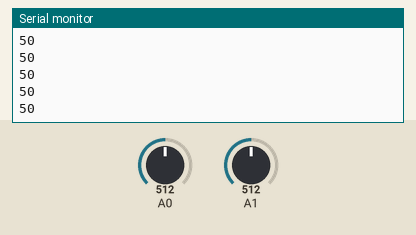
Bench run of a sketch on a simulated Arduino Uno, built with avr-gcc and run on an emulated ATmega328P. On the bench: the last lines printed to the serial monitor. Inputs (shaded band) come from the test bench; at power-on: A1 = 512, A0 = 512.

Above: at 1.2 s.
1.3 s: A1 set to 716
At 2.3 s:
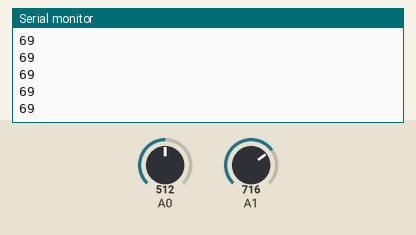
2.8 s: A1 set to 900
At 3.3 s:
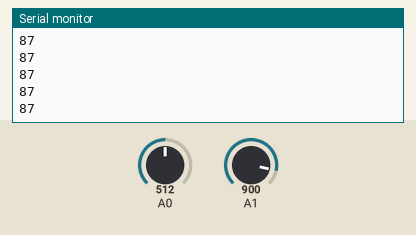
Timing chart, 0 to 5.8 s (numbered marks = the images above; inputs shaded):
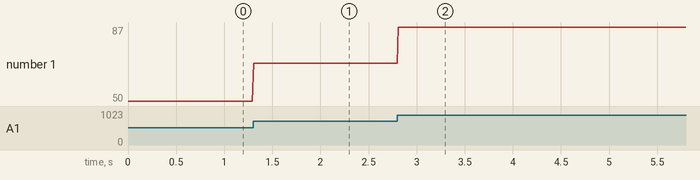

The sketch:

Eyeball.ino
```cpp
// (licence header left out)
// I'm too lazy to make my own servo drivers so we will use Arduino's
#include <Servo.h>

#pragma region MonolithicEyeballAbstraction

#pragma region CoreEyeballStruct

// Says whether or not out program should be running
bool IsRunning = true;

// An Abstraction for getting input that the eye can use
struct _AnalogEyeInput
{
  int8_t horizontalInput, blinkInput; // Has to range from -100% to 100%

  void (*inputRefreshMethod)(struct _AnalogEyeInput *); // A function pointer to a updater

  // Converts raw input values to horizontal eye values
  int8_t GetLookingHorizontalAmount() {
    return map(horizontalInput, -100, 100, -60, 60);
  }

  /*
    Converts raw input values to blink strength
    P.S. ignore that 0 is closed and 100 is wide open,
      That's a feature not a bug ;)
  */
  uint8_t GetBlinkStrength() {
    return ((uint16_t)blinkInput + 100) / 2.f;
  }
};

// Lets make this a type defination because a void (*)(struct _AnalogEyeInput *) type gets old to type
typedef void (*AnalogMethod)(struct _AnalogEyeInput *);

/*
  An nice little abstraction for the eyeball (you can load multiple if you want)
  Too bad that will never happen >:)
*/
struct _EyeBall {

  // Added _AnalogEyeInput via composition
  struct _AnalogEyeInput input;

  // Holds the servos
  Servo blinkServo;
  Servo horizontalServo;

  // 0% = Fully Closed | 100% = Wide Open
  void BlinkAmount(uint8_t blinkStrength) {
    // Convert blink strength to an angle
    int angle = map((blinkStrength+1.f/2)*10, 0, 1000, 0, 130);
    blinkServo.write(angle);
  }

  // -60 = looking fully left | 0 = looking forward | 60 = fully right
  void LookHorizontal(int8_t amount) {

    // Enforces range by truncation
    amount = amount <= -60 ? -60 : amount;
    amount = amount >= 60 ? 60 : amount;

    // Converts the horzontal amount to a nice little angle
    // Also those numbers are specific to my build so it doesn't break
    int angle = map(amount, -60, 60, 15, 70);
    horizontalServo.write(angle);
  }

  // Closes and straightens the eye so the eyelids and eyeball can be removed
  void EjectEye(void) {
    // Reset the eye, but this also ends the program so this will happen twice lol
    blinkServo.write(0);
    LookHorizontal(0);

    // Terminates program, hit the reset button on board to well
    // Reset....
    IsRunning = false;
  }

  // Gets the input then sets the eye to use it so easy peesy lemon squeese
  void SetBasedOnInput(void) {
    // Refreshes it
    input.inputRefreshMethod(&input);

    // Moves eye
    BlinkAmount(input.GetBlinkStrength());
    Serial.println(input.GetBlinkStrength());
    LookHorizontal(input.GetLookingHorizontalAmount());
  }

  // A crappy auto blink implementation I made, I'd go for a interpreter appoarch if I had more time
  void AutoBlink(void) {
    // To be far idk if all eyes would be syncronized here and yes I know I made a spelling mistake
    // that was on purpose
    static uint32_t clockBlink = 0; /*
      We need a seperate variable to hold the time for the blink because if we use millis and stop,
      when we resume the eye jumps which looks bad and best and could damage at worst
    */

    // These two variables are used to calculate delta-time so we can accurately update our blink clock
    static uint32_t lastTime = 0;
    uint32_t currentTime = millis();

    // We just set the blink amount to be based of a sine wave (because sine waves are great :D)

    float blinkAmount = (sinf(clockBlink/500.f)+1.f) / 2 * 100;

    // Every 4 seconds lets have a lot around, but don't do that also if your eyes are closed
    // That would be bad
    if (millis()/1000 % 4 != 0 || blinkAmount < 80) {
      // Normally blink
      this->BlinkAmount(blinkAmount);

      clockBlink += currentTime-lastTime;
      lastTime = currentTime;
      return;
    }

    // It is 4 seconds and we can see!
    // Lets have a look around the room :D

    float lookAroundPercentage = (millis()-(uint16_t)(millis())) / 400 % 100;

    int8_t lookHorizontalAmount = map(sinf(lookAroundPercentage)*100, -100, 100, -60, 60);

    this->LookHorizontal(sinf((millis() % 1000)/1000.f*2*PI )*60);
    lastTime = currentTime;
  }

#define AFK_THRESHOLD 7.5f
#define DRIFT_ALLOWED_PERCENTAGE 5

  // Just says where we are afk or not :)
  bool IsActive(void) {
    static float LastBlinkInput = 0;
    static float LastHorizontalInput = 0;
    static float LastInput = 0;

    // Let's just double check so see that we haven't touched the input or anything :/
    this->input.inputRefreshMethod(&this->input);

    // Lets record that last input we found
    // Also, lets checks for drift because analog can something jump a little
    LastInput =
      abs(this->input.blinkInput-LastBlinkInput) > DRIFT_ALLOWED_PERCENTAGE ||
      abs(this->input.horizontalInput-LastHorizontalInput) > DRIFT_ALLOWED_PERCENTAGE  ?
        millis() / 1000.f :
        LastInput;

    LastBlinkInput = this->input.blinkInput;
    LastHorizontalInput = this->input.horizontalInput;

    // If the last time we did something was AFK_THRESHOLD ago, we are 110% not active
    return (millis() / 1000.f - LastInput < AFK_THRESHOLD);
  }


  // What an absolute war-crime of a name that is, naming is the hardest part of writing code
  void SetBasedOnInputPlusAutoWhenAfk(void) {
    // Seriously this is cursed on every single level >:)

    // If we are afk, lets run auto blink then return so we avoid nesting
    if (!IsActive()) return AutoBlink();

    // Let's not repeat ourselves here and just SetBasedOnInput
    SetBasedOnInput();
  }
}; // No more eyeball struct method!


// Not a fan of C++ class initalization so lets use a helper function
_EyeBall LoadEyeball(uint8_t blinkPin, uint8_t horizontalServo, AnalogMethod inputRefreshMethod) {
  _EyeBall tempEye;
  tempEye.blinkServo.attach(blinkPin);
  tempEye.horizontalServo.attach(horizontalServo);
  tempEye.input.inputRefreshMethod = inputRefreshMethod;
  return tempEye;
}

// This will never be called but just in case you know, lets just be able to delete and free an eyeball
void KillEyeball(_EyeBall *target) {  //
  target->LookHorizontal(0);
  target->blinkServo.write(0);

  delay(1000); // Gives the servos a chance to move back

  target->blinkServo.detach();
  target->horizontalServo.detach();
}

// A macro to make an AnalogMethod function
#define CreateInputMethod(name) void name (_AnalogEyeInput * input)

// This was for debugging
CreateInputMethod(HorizontalDebug) {
  input->horizontalInput = analogRead(A0);
}

#pragma endregion

#pragma region OcularVirtualMachine

// The instruction set used by the Ocular Virtual Machine
enum OVM_INSTRUCTION_SET {
  HALT = 0,

  PUSHS,    // Push with size
  PUSHR,    // Push raw (can be used if the data type is >2 bytes even though it's not supported)
  REMOVE,

  PRINT,

  ADD,
  SUB,
  MUL,
  DIV,

  SBS,      // Set Blink strength
  SEH,      // Set Eye horizontal

  COMP,     // Compares and pushes flag
  CCLR,     // Clears Comparison

  JP,

  WAIT,

  SINE,
  COS,
  TAN,

  CAI,      // Check Analog Input
};

// Comparison bit flags used in OVM conditionals
enum OVM_COMPARISON {
  NO_COMPARISON=0,
  LESS_THAN=1,
  GREATER_THAN=2,
  EQUAL_TO=4,
};

// Struct representation of an OVM instruction
struct OVM_INSTRUCTION {
  uint8_t opcode;

  union {
    struct {
      uint8_t arg8L;
      uint8_t arg8U;
    };
    uint16_t arg16;
  };

  uint8_t argA; // additional argument
};

// Struct representation of an OVM program
struct OVM_PROGRAM {
  uint16_t length;
  struct OVM_INSTRUCTION * instructions;
};

// A macro to define how big each OVM stack should be (total mem = 2x stack size)
#define OVM_STACK_SIZE 256

// Different OVM errors and warnings
enum OVM_Err {
  GENERAL_ERROR = 1,
  STACK_OVERFLOW,
  STACK_UNDERFLOW,
  EYENULL
};

// An absolute monster of a struct to represent decoded arguments from an instruction
struct OVM_DECODED_ARGS {
  union {
    struct {
      union {
        uint8_t arg8L;
        uint8_t A;
      };
      union {
        uint8_t arg8U;
        uint8_t B;
      };
    };
    uint16_t arg16;
    uint16_t AB;
  };
  union {
    uint8_t OPERAND_SIZE;
    uint8_t argA;
    uint8_t C;
  };
  uint8_t CONDITIONAL;
};

// An OVM instance def
struct OVM {
  bool IS_RUNNING = true;
  struct _EyeBall * EYE_TARGET;

  uint8_t DATA_STACK[OVM_STACK_SIZE]; // holds raw data
  uint8_t SIZE_STACK[OVM_STACK_SIZE]; // holds element sizes

  void * STACK_POINTER; // Points to top of stack

  uint16_t ELEMENTS_ALLOCATED; // the number of allocated elements

  struct OVM_PROGRAM PROGRAM;

  uint16_t PROGRAM_COUNTER;

  enum OVM_INSTRUCTION_SET OPCODE;
  uint8_t CONDITION;

  struct OVM_DECODED_ARGS OPERANDS;

  // Prints a panic and terminates
  void panic(const char * msg, const enum OVM_Err err_code) {
    Serial.print("O.V.M Panic: ");
    Serial.println(msg);

    Serial.print("Program Counter: ");
    Serial.println(PROGRAM_COUNTER);

    Serial.print("Terminating Program with Error Code: ");
    Serial.println(err_code);
    exit(err_code);
  }

  // Prints a warning
  void warning(const char * msg, const enum OVM_Err err_code) {
    Serial.print("O.V.M Warning: ");
    Serial.println(msg);

    Serial.print("Program Counter: ");
    Serial.println(PROGRAM_COUNTER);

    Serial.print("Warning Error Code: ");
    Serial.println(err_code);
  }

  // Print info
  void info(const char * msg) {
    Serial.print("O.V.M Info: ");
    Serial.println(msg);

    Serial.print("Program Counter: ");
    Serial.println(PROGRAM_COUNTER);
  }

  // Pushs an element onto the stack
  void push_with_size(uint16_t data, uint8_t size) {
    if ((uint16_t)((char*)STACK_POINTER - (char*)DATA_STACK) + size >= OVM_STACK_SIZE) {
      panic("Stack Overflow!", STACK_OVERFLOW);
    }

    if (size == 1) {
      *(uint8_t*)(STACK_POINTER) = data;
      STACK_POINTER = (void*)((uint8_t *)STACK_POINTER + 1);
    } else if (size == 2) {
      *(uint16_t*)(STACK_POINTER) = data;

      STACK_POINTER = (void*)((uint8_t *)STACK_POINTER + 2);
    } else {
      panic("You might want to sit down for this... things can only be 8 or 16 bit >:)", GENERAL_ERROR);
    }

    SIZE_STACK[ELEMENTS_ALLOCATED] = size;
    ELEMENTS_ALLOCATED++;
  }

  void push_raw(uint16_t data, bool single_byte) {
    panic("Deprecated!",GENERAL_ERROR);
  }

  // Returns the last element pushed to staack without poping it
  uint16_t get_element(void) {
    if (SIZE_STACK[ELEMENTS_ALLOCATED-1] == 2) {
      return *(uint16_t*)((uint8_t*)(STACK_POINTER)-2);
    }
    return *((uint8_t*)(STACK_POINTER)-1);
  }

  // Frees stack mem
  void remove_element(void) {
    if ((uint16_t)((char*)STACK_POINTER - (char*)DATA_STACK) - SIZE_STACK[ELEMENTS_ALLOCATED-1] >= OVM_STACK_SIZE) {
      ELEMENTS_ALLOCATED = 0;
      SIZE_STACK[0] = 0;

      STACK_POINTER = DATA_STACK;

      return warning("Stack Underflow, Reseting Stacks!", STACK_UNDERFLOW);
    }

    uint8_t * TOP_STACK = (uint8_t*)(STACK_POINTER);
    TOP_STACK -= SIZE_STACK[ELEMENTS_ALLOCATED-1];
    STACK_POINTER = TOP_STACK;

    ELEMENTS_ALLOCATED--;
  }

  // Pops element from stack
  uint16_t pop_element(void) {
    uint16_t element = get_element();
    remove_element();
    return element;
  }

  // fetches and returns instruction
  OVM_INSTRUCTION fetch(void) {
    return PROGRAM_COUNTER < PROGRAM.length ?
      PROGRAM.instructions[PROGRAM_COUNTER++] :
      (OVM_INSTRUCTION){.opcode=HALT};
  }

  // Decodes the arguments from an instruction
  void decode(OVM_INSTRUCTION instruction) {
    OPCODE = (enum OVM_INSTRUCTION_SET)instruction.opcode;

    OPERANDS = (struct OVM_DECODED_ARGS){0};

    switch (OPCODE) {
      case PUSHS:
      case PUSHR:
        OPERANDS.AB = instruction.arg16;
        OPERANDS.OPERAND_SIZE = instruction.argA;
        break;

      case ADD:
      case SUB:
      case MUL:
      case DIV:
        OPERANDS.A = instruction.arg8L;
        OPERANDS.B = instruction.arg8U;
        OPERANDS.CONDITIONAL = instruction.argA;
        break;

      case WAIT:
        OPERANDS.AB = instruction.arg16;
        OPERANDS.C = instruction.argA;
        break;
      case JP:
        OPERANDS.AB = instruction.arg16;
        OPERANDS.CONDITIONAL = instruction.argA;
        break;

      case COMP:
        OPERANDS.AB = instruction.arg16;
        OPERANDS.C = instruction.argA;
        break;

      case SEH:
      case SBS:
        OPERANDS.AB = instruction.arg16;
        OPERANDS.C = instruction.argA;
      case CAI:
        OPERANDS.AB = instruction.arg16;
        OPERANDS.C = instruction.argA;
      default:
        break;
    }

  }

  // runs the instruction
  void execute(void) {
    if (OPERANDS.CONDITIONAL && (CONDITION & OPERANDS.CONDITIONAL) == 0) {
      return;
    }

    switch (OPCODE) {
      case HALT:
        IS_RUNNING = false;
        info("Program Has Halted!");
        break;
      case PRINT:
        Serial.println(get_element());
      case PUSHS:
        push_with_size(OPERANDS.AB, OPERANDS.OPERAND_SIZE);
        break;

      case PUSHR:
        push_raw(OPERANDS.AB, (bool)OPERANDS.C);
        break;

      case REMOVE:
        remove_element();
        break;

      case ADD: {
        if (ELEMENTS_ALLOCATED <= 1) panic("Stack Underflow!", STACK_UNDERFLOW);

        uint16_t n1 = pop_element();
        Serial.println(n1);

        uint16_t n2 = pop_element();
        Serial.println(n1);
        uint16_t number = n1 + n2;

        push_with_size(number, 2);
        break;
      }

      case SUB: {
        if (ELEMENTS_ALLOCATED == 0) panic("Stack Underflow!", STACK_UNDERFLOW);

        uint8_t size = SIZE_STACK[ELEMENTS_ALLOCATED] > SIZE_STACK[ELEMENTS_ALLOCATED - 1] ?
          SIZE_STACK[ELEMENTS_ALLOCATED] : SIZE_STACK[ELEMENTS_ALLOCATED - 1];

        uint16_t number = pop_element() - pop_element();

        push_with_size(number, size);
        break;
      }

      case MUL: {
        if (ELEMENTS_ALLOCATED == 0) panic("Stack Underflow!", STACK_UNDERFLOW);

        uint8_t size = SIZE_STACK[ELEMENTS_ALLOCATED] > SIZE_STACK[ELEMENTS_ALLOCATED - 1] ?
          SIZE_STACK[ELEMENTS_ALLOCATED] : SIZE_STACK[ELEMENTS_ALLOCATED - 1];

        uint16_t number = pop_element() * pop_element();

        push_with_size(number, size);
        break;
      }

      case DIV: {
        if (ELEMENTS_ALLOCATED == 0) panic("Stack Underflow!", STACK_UNDERFLOW);

        uint8_t size = SIZE_STACK[ELEMENTS_ALLOCATED] > SIZE_STACK[ELEMENTS_ALLOCATED - 1] ?
          SIZE_STACK[ELEMENTS_ALLOCATED] : SIZE_STACK[ELEMENTS_ALLOCATED - 1];

        uint16_t number = pop_element() / pop_element();

        push_with_size(number, size);
        break;
      }

      case WAIT:
        if (OPERANDS.C) {
          if (ELEMENTS_ALLOCATED == 0) panic("Stack Underflow!", STACK_UNDERFLOW);

          delay(pop_element());
          break;
        }

        delay(OPERANDS.AB);
        break;

      case JP:
        PROGRAM_COUNTER = OPERANDS.AB;
        break;

      case COMP: {
        if (ELEMENTS_ALLOCATED == 0) panic("Stack Underflow!", STACK_UNDERFLOW);

        uint16_t c1 = pop_element();

        uint16_t c2 = OPERANDS.AB;

        if (OPERANDS.C) {
          if (ELEMENTS_ALLOCATED == 0) panic("Stack Underflow!", STACK_UNDERFLOW);

          c2 = pop_element();
        }

        if (c1 > c2) CONDITION = GREATER_THAN;
        else if (c1 < c2) CONDITION = LESS_THAN;

        if (c1 == c2) CONDITION |= EQUAL_TO;
        break;
      }

      case CCLR:
        CONDITION = 0;
        break;

      case SBS:
        if (!EYE_TARGET) panic("EYE_TARGET is NULL!", EYENULL);

        if (OPERANDS.C)
        {
          uint16_t num = pop_element();
          EYE_TARGET->BlinkAmount(num);
          break;
        }

        EYE_TARGET->BlinkAmount(OPERANDS.AB);

        break;

      case SEH:
      info("ERR");
        if (!EYE_TARGET) panic("EYE_TARGET is NULL!", EYENULL);

        if (OPERANDS.C) return EYE_TARGET->LookHorizontal(pop_element());

        EYE_TARGET->LookHorizontal(OPERANDS.AB);

        break;

      case CAI:
      info("ERR");
        if (!OPERANDS.C) return push_with_size((uint16_t)analogRead(OPERANDS.AB), 2);

        uint16_t num = pop_element();
        push_with_size((uint16_t)analogRead(A0+num), 2);
        break;
    }
  }

  // Runs an entire cycle
  void run_cycle(void) {
    if (!IS_RUNNING) return;

    struct OVM_INSTRUCTION instruction = fetch();
    decode(instruction);
    execute();
  }
};

// Safely initalizes a OVM instance
void OVM_Init(struct OVM * target, struct _EyeBall * eye_target, struct OVM_PROGRAM program) {
  target->EYE_TARGET = eye_target;

  target->STACK_POINTER = target->DATA_STACK;

  target->push_with_size(40, 1);

  target->PROGRAM = program;
}

#pragma endregion

#pragma endregion
#pragma region UserProgram

// This is my eye
struct _EyeBall myEye;
struct OVM myOVM;

// this is debug test stuff
struct OVM_INSTRUCTION myProgramInstructions[100] = {
};

// Unfounately the version of AVR-GCC in the Arduino IDE is incredibly outdated (either 7 or 12)
// The point is it does not fully conform to modern C/C++ standards so I can't initalize the array
// Via non-trivial designated initalizers due to them not being supported :(

// also debug and testing stuff
void LoadProgram() {
  myProgramInstructions[0].opcode = PUSHS;
  myProgramInstructions[0].arg16 = 120;
  myProgramInstructions[0].argA = 1;

  myProgramInstructions[1].opcode = PUSHS;
  myProgramInstructions[1].arg16 = 460;
  myProgramInstructions[1].argA = 2;

  myProgramInstructions[2].opcode = DIV;
  myProgramInstructions[2].arg16 = 0;
  //myProgramInstructions[2].argA = 1;

  myProgramInstructions[3].opcode = PRINT;
  //myProgramInstructions[3].argA = 1;

  myProgramInstructions[4].opcode = HALT;
}

struct OVM_PROGRAM myProgram = (struct OVM_PROGRAM) {
  sizeof(myProgramInstructions) / sizeof(struct OVM_INSTRUCTION),
  (struct OVM_INSTRUCTION*)&myProgramInstructions,
};

// It's this easy to add joystick support :}
CreateInputMethod(JoystickInput) {
  // We have to make it so values range from -100% to 100% remember?
  input->blinkInput = map(analogRead(A1), 0, 1023, -100, 100);
  input->horizontalInput = map(analogRead(A0), 0, 1023, -100, 100);
}

void setup() {
  // This here is just so you can visually know what each parameter is
  // The compiler will just replace the variable there with the number
  // Instead of pushing it to the stack so no fancy keywords are needed

  Serial.begin(9600);
  int blinkPin = 6;
  int horizontalServo = 3;

  myEye = LoadEyeball(blinkPin, horizontalServo, JoystickInput);


  LoadProgram();

  OVM_Init(&myOVM, NULL, myProgram);

  myEye.EjectEye();
}

void loop() {
  // All that just for this absolutely beautiful procedure call right here
  // At least it is now a piece of cake to add more eyes and play around with them :D

  myEye.SetBasedOnInputPlusAutoWhenAfk();

  delay(10); // We don't want our servos or board to blow up do we
}

#pragma endregion
```

Measured:
- after the input at 1.3 s, the serial monitor: prints a new line at once (image 1)
- after the input at 2.8 s, the serial monitor: prints a new line at once (image 2)
- plotted number 1: 50 → 69 after the input at 1.3 s, 69 → 87 after the input at 2.8 s
